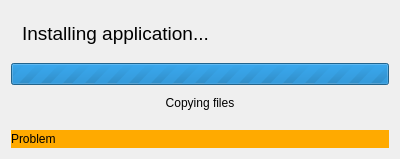
<?xml version="1.0" encoding="UTF-8"?>
<ui version="4.0">
 <class>ProgressWidget</class>
 <widget class="QWidget" name="ProgressWidget">
  <property name="geometry">
   <rect>
    <x>0</x>
    <y>0</y>
    <width>400</width>
    <height>159</height>
   </rect>
  </property>
  <property name="windowTitle">
   <string>Form</string>
  </property>
  <layout class="QVBoxLayout" name="verticalLayout">
   <property name="spacing">
    <number>9</number>
   </property>
   <item>
    <widget class="QWidget" name="widget" native="true">
     <layout class="QVBoxLayout" name="verticalLayout_2">
      <property name="leftMargin">
       <number>11</number>
      </property>
      <property name="topMargin">
       <number>11</number>
      </property>
      <item>
       <widget class="QLabel" name="installing_app">
        <property name="font">
         <font>
          <pointsize>14</pointsize>
          <weight>50</weight>
          <bold>false</bold>
         </font>
        </property>
        <property name="text">
         <string>Installing application...</string>
        </property>
       </widget>
      </item>
     </layout>
    </widget>
   </item>
   <item>
    <widget class="QProgressBar" name="progressBar">
     <property name="maximum">
      <number>0</number>
     </property>
     <property name="value">
      <number>-1</number>
     </property>
     <property name="textVisible">
      <bool>true</bool>
     </property>
     <property name="orientation">
      <enum>Qt::Horizontal</enum>
     </property>
     <property name="invertedAppearance">
      <bool>false</bool>
     </property>
    </widget>
   </item>
   <item>
    <widget class="QLabel" name="status">
     <property name="text">
      <string>Copying files</string>
     </property>
     <property name="alignment">
      <set>Qt::AlignCenter</set>
     </property>
    </widget>
   </item>
   <item>
    <widget class="QDialogButtonBox" name="buttonBox">
     <property name="enabled">
      <bool>true</bool>
     </property>
     <property name="standardButtons">
      <set>QDialogButtonBox::NoButton</set>
     </property>
     <property name="centerButtons">
      <bool>false</bool>
     </property>
    </widget>
   </item>
   <item>
    <widget class="QLabel" name="problem">
     <property name="styleSheet">
      <string notr="true">background-color: rgb(255, 170, 0);</string>
     </property>
     <property name="frameShape">
      <enum>QFrame::NoFrame</enum>
     </property>
     <property name="text">
      <string>Problem</string>
     </property>
     <property name="margin">
      <number>4</number>
     </property>
    </widget>
   </item>
  </layout>
 </widget>
 <resources/>
 <connections/>
</ui>
